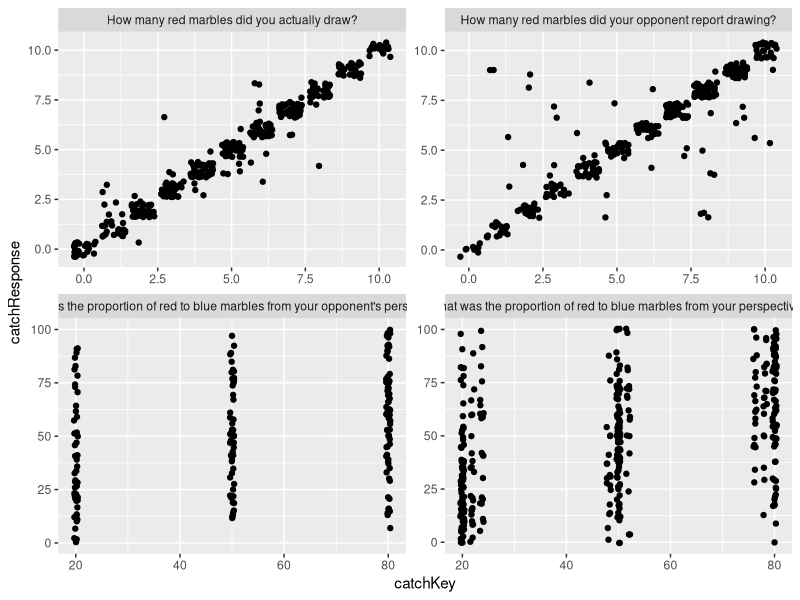
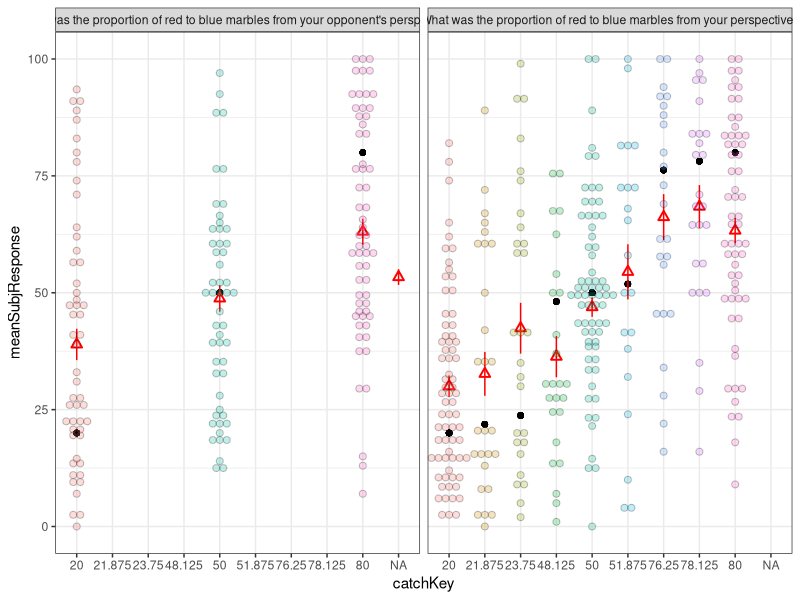
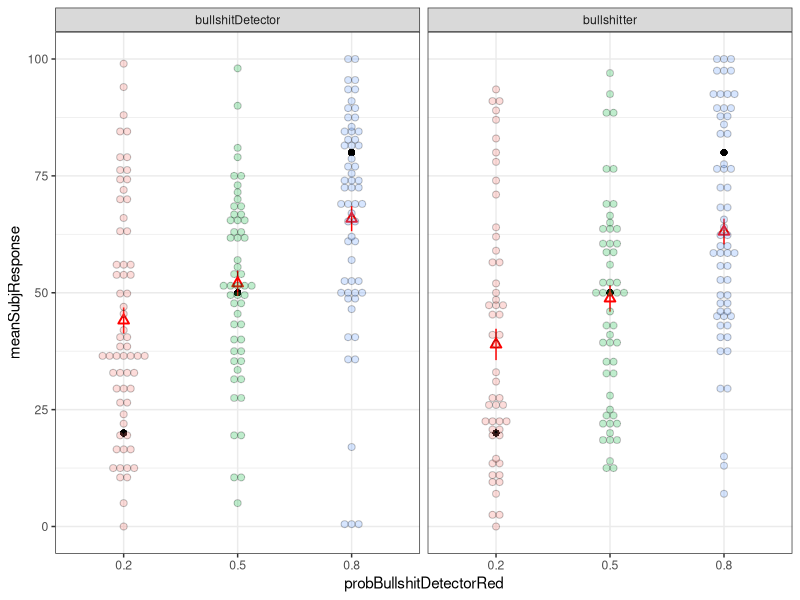
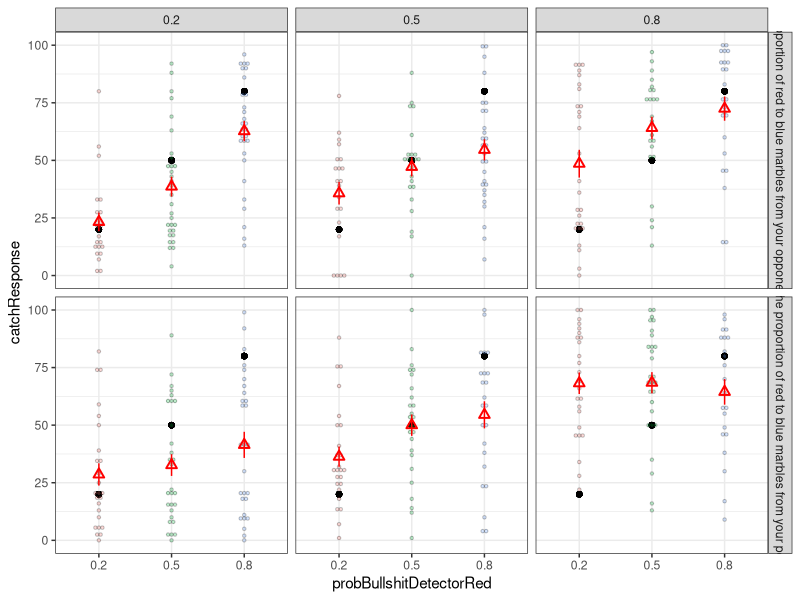
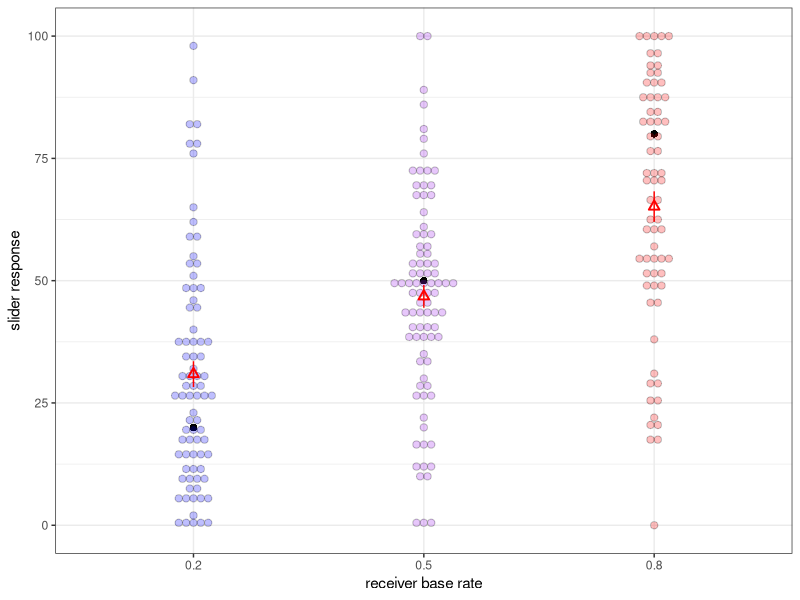
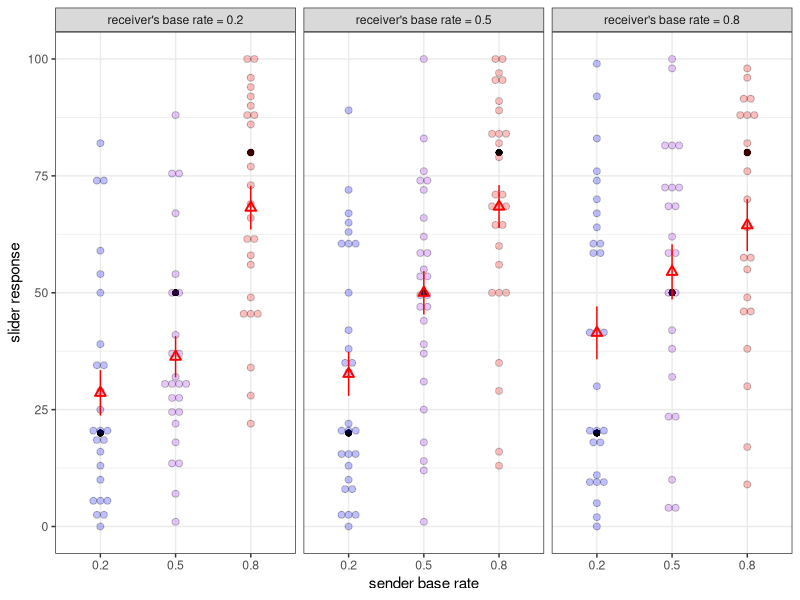
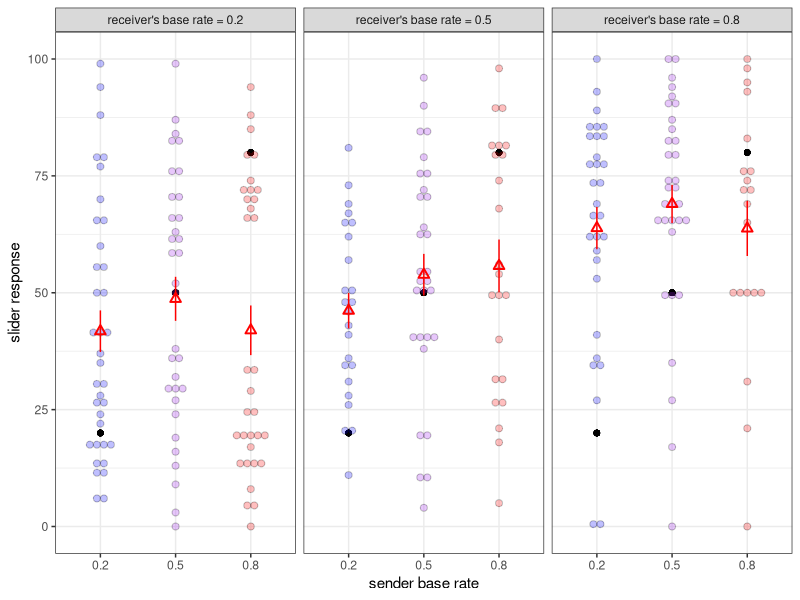
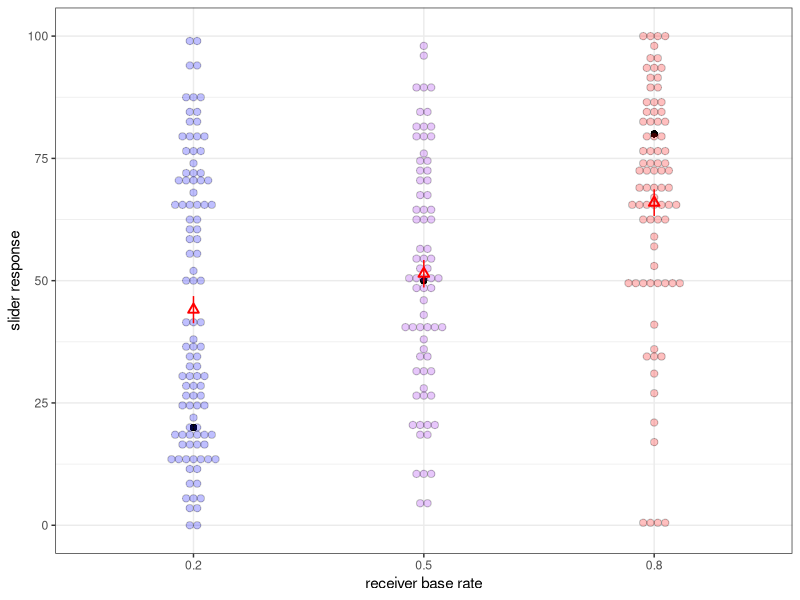

Generate these figures, in order, with R:
setwd("/Users/loey/Desktop/Research/FakeNews/ConcealedLies/Exp1/analysis/")
library(tidyverse)
library(stats4)

raw <- read_csv("raw.csv")
my_red = c("#ffd5d6","#fc7f81","#fd2428")

glimpse(raw)
raw <- raw %>%
  mutate(catchQuestion = ifelse(catchResponse == -1, "NA", catchQuestion),
         catchQuestionAbbr = case_when(
           catchQuestion == "What was the proportion of red to blue marbles from your opponent's perspective?" ~ "baseRateOpp",
           catchQuestion == "What was the proportion of red to blue marbles from your perspective?" ~ "baseRatePla",
           catchQuestion == "How many red marbles did your opponent report drawing?" ~ "reportOpp",
           catchQuestion == "How many red marbles did you actually draw?" ~ "samplePla"
         ))

bads <- raw %>% filter(catchQuestionAbbr %in% c("reportOpp", "samplePla")) %>% group_by(subjID) %>% 
  summarise(accuracy = mean(abs(catchResponse - catchKey)<=1)) %>% 
  mutate(badsubject = accuracy < .75)

badBR <- raw %>%
  filter(catchQuestionAbbr %in% c("baseRateOpp", "baseRatePla")) %>%
  group_by(subjID) %>%
  summarise(accuracy = mean(is.na(catchKey) | abs(catchResponse - catchKey) <= 50)) %>%
  mutate(badBRsubject = accuracy < .75)

bads %>%
  filter(badsubject) %>%
  nrow()
length(unique(raw$subjID))
raw <- raw %>%
  left_join(bads) %>%
  left_join(badBR, by="subjID")

raw %>%
  filter(badsubject) %>%
  .$subjID %>%
  unique()

raw %>%
  filter(badBRsubject) %>%
  .$subjID %>%
  unique()

df <- raw %>%
  filter(!badsubject, !badBRsubject, exptPart == "trial")


df %>%
  filter(catchQuestion != "NA") %>%
  ggplot(aes(x=catchKey, y=catchResponse)) +
  geom_jitter() +
  facet_wrap(~catchQuestion, scales="free")




brResponse.overall <- raw %>%
  filter(!badsubject, catchQuestionAbbr %in% c("baseRateOpp", "baseRatePla")) %>%
  mutate(catchKey = as.factor(catchKey)) %>%
  group_by(catchQuestion, catchKey) %>%
  summarise(meanResponse = mean(catchResponse),
            varResponse = sd(catchResponse)/sqrt(n()),
            lower = meanResponse - varResponse,
            upper = meanResponse + varResponse)
raw %>%
  filter(!badsubject, catchQuestionAbbr %in% c("baseRateOpp", "baseRatePla")) %>%
  mutate(catchKey = as.factor(catchKey)) %>%
  group_by(subjID, catchQuestion, catchKey) %>%
  summarise(meanSubjResponse = mean(catchResponse)) %>%
  ggplot(aes(x=catchKey, y=meanSubjResponse, fill=catchKey)) +
  geom_point(aes(x=catchKey, y=as.numeric(as.character(catchKey))), colour="black") +
  geom_pointrange(data=brResponse.overall, aes(x=catchKey, y=meanResponse, ymin=lower, ymax=upper), colour="red", colour="black", pch=2) +
  geom_dotplot(binaxis = "y", binwidth=1.5, stackdir = "center", alpha=0.25) +
  guides(fill=FALSE) +
  facet_wrap(~catchQuestion) +
  theme_bw()


brResponse.opp <- raw %>%
  filter(!badsubject, catchQuestionAbbr == "baseRateOpp") %>%
  mutate(probBullshitDetectorRed = as.factor(probBullshitDetectorRed)) %>%
  group_by(roleCurrent, probBullshitDetectorRed) %>%
  summarise(meanResponse = mean(catchResponse),
            varResponse = sd(catchResponse)/sqrt(n()),
            lower = meanResponse - varResponse,
            upper = meanResponse + varResponse)

raw %>%
  filter(!badsubject, catchQuestionAbbr == "baseRateOpp") %>%
  mutate(probBullshitDetectorRed = as.factor(probBullshitDetectorRed)) %>%
  group_by(subjID, roleCurrent, probBullshitDetectorRed) %>%
  summarise(meanSubjResponse = mean(catchResponse)) %>%
  ggplot(aes(x=probBullshitDetectorRed, y=meanSubjResponse, fill=probBullshitDetectorRed)) +
  geom_point(aes(x=probBullshitDetectorRed, y=100*as.numeric(as.character(probBullshitDetectorRed))), colour="black") +
  geom_pointrange(data=brResponse.opp, aes(x=probBullshitDetectorRed, y=meanResponse, ymin=lower, ymax=upper), colour="red", pch=2) +
  geom_dotplot(binaxis = "y", binwidth=1.5, stackdir = "center", alpha=0.25) +
  guides(fill=FALSE) +
  facet_wrap(~roleCurrent) +
  theme_bw()



brResponse.summ <- raw %>%
  filter(!badsubject, !badBRsubject, catchQuestionAbbr == "baseRateOpp") %>%
  mutate(probBullshitDetectorRed = as.factor(probBullshitDetectorRed)) %>%
  group_by(roleCurrent, probBullshitDetectorRed) %>%
  summarise(meanResponse = mean(catchResponse),
            varResponse = sd(catchResponse)/sqrt(n()),
            lower = meanResponse - varResponse,
            upper = meanResponse + varResponse)

raw %>%
  filter(!badsubject, !badBRsubject, roleCurrent == "bullshitter", catchQuestionAbbr %in% c("baseRateOpp", "baseRatePla")) %>%
  mutate(probBullshitDetectorRed = as.factor(probBullshitDetectorRed),
         probBullshitterRed = as.factor(probBullshitterRed)) %>%
  ggplot(aes(x=probBullshitDetectorRed, y=catchResponse, fill=probBullshitDetectorRed)) +
  geom_point(aes(x=probBullshitDetectorRed, y=100*as.numeric(as.character(probBullshitDetectorRed))), colour="black") +
  geom_dotplot(binaxis = "y", binwidth=1.5, stackdir = "center", alpha=0.25) +
  stat_summary(colour="red", pch=2) +
  facet_grid(catchQuestion ~ probBullshitterRed) +
  guides(fill=FALSE) +
  theme_bw()

colorScheme = c(
  "0.2" = "blue",
  "0.5" = "purple",
  "0.8" = "red"
)

raw %>%
  filter(!badsubject, !badBRsubject,catchQuestionAbbr == "baseRatePla", roleCurrent == "bullshitDetector") %>%
  mutate(probBullshitDetectorRed = as.factor(probBullshitDetectorRed),
         probBullshitterRed = as.factor(probBullshitterRed),
         roleCurrent = ifelse(roleCurrent == "bullshitter", "sender", "receiver")) %>%
  ggplot(aes(x=probBullshitDetectorRed, y=catchResponse, fill=probBullshitDetectorRed)) +
  geom_point(aes(x=probBullshitDetectorRed, y=100*as.numeric(as.character(probBullshitDetectorRed))), colour="black") +
  geom_dotplot(binaxis = "y", binwidth=1.5, stackdir = "center", alpha=0.25) +
  stat_summary(colour="red", pch=2) +
  scale_x_discrete("receiver base rate") +
  scale_y_continuous("slider response") +
  scale_fill_manual(values=colorScheme) +
  guides(fill=FALSE) +
  theme_bw()
ggsave("img/receiver_playerProb.png", width=5, height=7)

raw %>%
  filter(!badsubject, !badBRsubject,catchQuestionAbbr == "baseRatePla", roleCurrent == "bullshitter") %>%
  mutate(probBullshitDetectorRed = as.factor(paste("receiver's base rate =", probBullshitDetectorRed)),
         probBullshitterRed = as.factor(probBullshitterRed),
         roleCurrent = ifelse(roleCurrent == "bullshitter", "sender", "receiver")) %>%
  ggplot(aes(x=probBullshitterRed, y=catchResponse, fill=probBullshitterRed)) +
  geom_point(aes(x=probBullshitterRed, y=100*as.numeric(as.character(probBullshitterRed))), colour="black") +
  geom_dotplot(binaxis = "y", binwidth=1.5, stackdir = "center", alpha=0.25) +
  stat_summary(colour="red", pch=2) +
  scale_x_discrete("sender base rate") +
  scale_y_continuous("slider response") +
  scale_fill_manual(values=colorScheme) +
  facet_grid(~probBullshitDetectorRed) +
  guides(fill=FALSE) +
  theme_bw()
ggsave("img/sender_playerProb.png", width=10, height=7)

raw %>%
  filter(!badsubject, catchQuestionAbbr == "baseRateOpp", roleCurrent == "bullshitDetector") %>%
  mutate(probBullshitDetectorRed = as.factor(paste("receiver's base rate =", probBullshitDetectorRed)),
         probBullshitterRed = as.factor(probBullshitterRed),
         roleCurrent = ifelse(roleCurrent == "bullshitter", "sender", "receiver")) %>%
  ggplot(aes(x=probBullshitterRed, y=catchResponse, fill=probBullshitterRed)) +
  geom_point(aes(x=probBullshitterRed, y=100*as.numeric(as.character(probBullshitterRed))), colour="black") +
  geom_dotplot(binaxis = "y", binwidth=1.5, stackdir = "center", alpha=0.25) +
  stat_summary(colour="red", pch=2) +
  scale_x_discrete("sender base rate") +
  scale_y_continuous("slider response") +
  scale_fill_manual(values=colorScheme) +
  facet_wrap(~probBullshitDetectorRed) +
  guides(fill=FALSE) +
  theme_bw()
ggsave("img/receiver_opponentProb_facet.png", width=10, height=7)

raw %>%
  filter(!badsubject, !badBRsubject,catchQuestionAbbr == "baseRateOpp", roleCurrent == "bullshitDetector") %>%
  mutate(probBullshitDetectorRed = as.factor(probBullshitDetectorRed),
         probBullshitterRed = as.factor(probBullshitterRed),
         roleCurrent = ifelse(roleCurrent == "bullshitter", "sender", "receiver")) %>%
  ggplot(aes(x=probBullshitDetectorRed, y=catchResponse, fill=probBullshitDetectorRed)) +
  geom_point(aes(x=probBullshitDetectorRed, y=100*as.numeric(as.character(probBullshitDetectorRed))), colour="black") +
  geom_dotplot(binaxis = "y", binwidth=1.5, stackdir = "center", alpha=0.25) +
  stat_summary(colour="red", pch=2) +
  scale_x_discrete("receiver base rate") +
  scale_y_continuous("slider response") +
  scale_fill_manual(values=colorScheme) +
  guides(fill=FALSE) +
  theme_bw()
ggsave("img/receiver_opponentProb.png", width=5, height=7)

raw %>%
  filter(!badsubject, !badBRsubject,catchQuestionAbbr == "baseRateOpp", roleCurrent == "bullshitter") %>%
  mutate(probBullshitDetectorRed = as.factor(probBullshitDetectorRed),
         probBullshitterRed = as.factor(paste("sender's base rate =", probBullshitterRed)),
         roleCurrent = ifelse(roleCurrent == "bullshitter", "sender", "receiver")) %>%
  ggplot(aes(x=probBullshitDetectorRed, y=catchResponse, fill=probBullshitDetectorRed)) +
  geom_point(aes(x=probBullshitDetectorRed, y=100*as.numeric(as.character(probBullshitDetectorRed))), colour="black") +
  geom_dotplot(binaxis = "y", binwidth=1.5, stackdir = "center", alpha=0.25) +
  stat_summary(colour="red", pch=2) +
  scale_x_discrete("receiver base rate") +
  scale_y_continuous("slider response") +
  scale_fill_manual(values=colorScheme) +
  facet_wrap(~probBullshitterRed) +
  guides(fill=FALSE) +
  theme_bw()
ggsave("img/sende_opponentProb.png", width=10, height=7)

## View Critical Data ##
df %>%
  filter(roleCurrent == "bullshitter") %>%
  mutate(probBullshitDetectorRed = as.factor(paste("bullshit detector = ", probBullshitDetectorRed)),
         probBullshitterRed = as.factor(paste("bullshitter = ", probBullshitterRed))) %>%
  ggplot(aes(x=drawnRed, y=reportedDrawn)) +
  geom_jitter() +
  stat_summary(colour="red", size=0.5) +
  facet_grid(probBullshitDetectorRed ~ probBullshitterRed) +
  theme_bw()



#################
#### lie MLE ####
#################

humanLie <- df %>%
  filter(roleCurrent == "bullshitter")

logitToProb <- function(logit){
  exp(logit) / (1+exp(logit))
}

probToLogit <- function(prob){
  log(prob / (1 - prob))
}

lieLogisticModel <- function(k, beta, mu){
  logodds = beta * (k-mu)
  logitToProb(pmin(10, pmax(-10, logodds)))
}

p.lie.k <- function(k, beta, mu){
  lieLogisticModel(k, beta, mu)
}


p.kstar.k <- function(k, kstar, alph){
  alph = logitToProb(alph)
  dbinom(kstar, 10, alph) / (1-dbinom(k, 10, alph))  
}

lieLogisticBinom <- function(k, kstar, beta, mu, alph){
  p.lie = p.lie.k(k, beta, mu)
  ifelse(k == kstar, 1 - p.lie, p.lie * p.kstar.k(k, kstar, alph))
}

binom.p <- function(kstar, alph){
  alph = logitToProb(alph)
  dbinom(kstar, 10, alph)
}


## adjust to lie detector? ##
nLL <- function(beta, mu0.2_6, alph0.2_6,
                  mu0.5_6, alph0.5_6,
                  mu0.8_6, alph0.8_6){
  k = humanLie$drawnRed
  kstar = humanLie$reportedDrawn
  prob = humanLie$probBullshitDetectorRed
  mu = case_when(
    prob == 0.2 ~ mu0.2_6,
    prob == 0.5 ~ mu0.5_6,
    prob == 0.8 ~ mu0.8_6
  )
  alph = case_when(
    prob == 0.2 ~ alph0.2_6,
    prob == 0.5 ~ alph0.5_6,
    prob == 0.8 ~ alph0.8_6
  )
  
  betas = beta
  pred = lieLogisticBinom(k, kstar, betas, mu, alph)
  # likelihood of observed kstar for that k, given parameters
  neg.log.lik = -1*sum(log(pred))
  mus = c(mu0.2_6, mu0.5_6, mu0.8_6)
  alphas = c(alph0.2_6, alph0.5_6, alph0.8_6)
  neg.log.prior = 0
  neg.log.lik+neg.log.prior
}


# as bernoulli instead of if statement
set.seed(100)
fit <- summary(mle(nLL,
                     start=list(beta=rnorm(1, 0, 0.5),
                                mu0.2_6=rnorm(1, 5, 3),
                                alph0.2_6=rnorm(1, 0, 0.5),
                                mu0.5_6=rnorm(1, 5, 3),
                                alph0.5_6=rnorm(1, 0, 0.5),
                                mu0.8_6=rnorm(1, 5, 3),
                                alph0.8_6=rnorm(1, 0, 0.5)),
                     method = "BFGS"))
fit

lieMLE.pred <- data.frame(k=rep(rep(0:10,each=11),3), 
                          kstar=rep(0:10, 11*3),
                          p=as.factor(c(rep(0.2,11*11), rep(0.5,11*11), rep(0.8,11*11))),
                          expt=as.factor(rep("expt6",11*11*3)),
                          betas=c(rep(fit@coef["beta","Estimate"],11*11*3)),
                          mu=c(rep(fit@coef["mu0.2_6","Estimate"],11*11),
                               rep(fit@coef["mu0.5_6","Estimate"],11*11),
                               rep(fit@coef["mu0.8_6","Estimate"],11*11)),
                          mu.se=c(rep(fit@coef["mu0.2_6","Std. Error"],11*11),
                                  rep(fit@coef["mu0.5_6","Std. Error"],11*11),
                                  rep(fit@coef["mu0.8_6","Std. Error"],11*11)),
                          alph=c(rep(fit@coef["alph0.2_6","Estimate"],11*11),
                                 rep(fit@coef["alph0.5_6","Estimate"],11*11),
                                 rep(fit@coef["alph0.8_6","Estimate"],11*11)),
                          alph.se=c(rep(fit@coef["alph0.2_6","Std. Error"],11*11),
                                    rep(fit@coef["alph0.5_6","Std. Error"],11*11),
                                    rep(fit@coef["alph0.8_6","Std. Error"],11*11))) %>%
  mutate(p.lie.k = p.lie.k(k, betas, mu),
         p.kstar.k=lieLogisticBinom(k, kstar, betas, mu, alph),
         binom.kstar = binom.p(kstar, alph),
         logp.kstar.k = log(p.kstar.k))

lieMLE.pred %>%
  select(p, expt, alph, alph.se) %>%
  unique() %>%
  mutate(p_expt = paste0(p, "_", expt),
         meanAlph = 10*logitToProb(alph)) %>%
  ggplot(aes(x=p, y=meanAlph)) +
  geom_bar(stat="identity", position="dodge") +
  geom_errorbar(aes(x=p, min=10*logitToProb(alph-alph.se), max=10*logitToProb(alph+alph.se)), width=.3, position=position_dodge(.9)) +
  scale_y_continuous("Mean Lie", limits=c(0,10))




## only using liar's probability? ##

nLL.2 <- function(beta, mu0.2_6, alph0.2_6,
                mu0.5_6, alph0.5_6,
                mu0.8_6, alph0.8_6){
  k = humanLie$drawnRed
  kstar = humanLie$reportedDrawn
  prob = humanLie$probBullshitterRed
  mu = case_when(
    prob == 0.2 ~ mu0.2_6,
    prob == 0.5 ~ mu0.5_6,
    prob == 0.8 ~ mu0.8_6
  )
  alph = case_when(
    prob == 0.2 ~ alph0.2_6,
    prob == 0.5 ~ alph0.5_6,
    prob == 0.8 ~ alph0.8_6
  )
  
  betas = beta
  pred = lieLogisticBinom(k, kstar, betas, mu, alph)
  # likelihood of observed kstar for that k, given parameters
  neg.log.lik = -1*sum(log(pred))
  mus = c(mu0.2_6, mu0.5_6, mu0.8_6)
  alphas = c(alph0.2_6, alph0.5_6, alph0.8_6)
  neg.log.prior = 0
  neg.log.lik+neg.log.prior
}

# as bernoulli instead of if statement
fit.2 <- summary(mle(nLL.2,
                   start=list(beta=rnorm(1, 0, 0.5),
                              mu0.2_6=rnorm(1, 5, 3),
                              alph0.2_6=rnorm(1, 0, 0.5),
                              mu0.5_6=rnorm(1, 5, 3),
                              alph0.5_6=rnorm(1, 0, 0.5),
                              mu0.8_6=rnorm(1, 5, 3),
                              alph0.8_6=rnorm(1, 0, 0.5)),
                   method = "BFGS"))
fit.2
fit

lieMLE.pred.2 <- data.frame(k=rep(rep(0:10,each=11),3), 
                          kstar=rep(0:10, 11*3),
                          p=as.factor(c(rep(0.2,11*11), rep(0.5,11*11), rep(0.8,11*11))),
                          expt=as.factor(rep("expt6",11*11*3)),
                          betas=c(rep(fit.2@coef["beta","Estimate"],11*11*3)),
                          mu=c(rep(fit.2@coef["mu0.2_6","Estimate"],11*11),
                               rep(fit.2@coef["mu0.5_6","Estimate"],11*11),
                               rep(fit.2@coef["mu0.8_6","Estimate"],11*11)),
                          mu.se=c(rep(fit.2@coef["mu0.2_6","Std. Error"],11*11),
                                  rep(fit.2@coef["mu0.5_6","Std. Error"],11*11),
                                  rep(fit.2@coef["mu0.8_6","Std. Error"],11*11)),
                          alph=c(rep(fit.2@coef["alph0.2_6","Estimate"],11*11),
                                 rep(fit.2@coef["alph0.5_6","Estimate"],11*11),
                                 rep(fit.2@coef["alph0.8_6","Estimate"],11*11)),
                          alph.se=c(rep(fit.2@coef["alph0.2_6","Std. Error"],11*11),
                                    rep(fit.2@coef["alph0.5_6","Std. Error"],11*11),
                                    rep(fit.2@coef["alph0.8_6","Std. Error"],11*11))) %>%
  mutate(p.lie.k = p.lie.k(k, betas, mu),
         p.kstar.k=lieLogisticBinom(k, kstar, betas, mu, alph),
         binom.kstar = binom.p(kstar, alph),
         logp.kstar.k = log(p.kstar.k))

lieMLE.pred.2 %>%
  select(p, expt, alph, alph.se) %>%
  unique() %>%
  mutate(p_expt = paste0(p, "_", expt),
         meanAlph = 10*logitToProb(alph)) %>%
  ggplot(aes(x=p, y=meanAlph)) +
  geom_bar(stat="identity", position="dodge") +
  geom_errorbar(aes(x=p, min=10*logitToProb(alph-alph.se), max=10*logitToProb(alph+alph.se)), width=.3, position=position_dodge(.9)) +
  scale_y_continuous("Mean Lie", limits=c(0,10))




#### Combined ####

nLL.comb <- function(beta, mu0.2_0.2, alph0.2_0.2, mu0.2_0.5, alph0.2_0.5, mu0.2_0.8, alph0.2_0.8,
                mu0.5_0.2, alph0.5_0.2, mu0.5_0.5, alph0.5_0.5, mu0.5_0.8, alph0.5_0.8,
                mu0.8_0.2, alph0.8_0.2, mu0.8_0.5, alph0.8_0.5, mu0.8_0.8, alph0.8_0.8){
  k = humanLie$drawnRed
  kstar = humanLie$reportedDrawn
  expt = humanLie$expt
  probLiar = humanLie$probBullshitterRed
  probDetector = humanLie$probBullshitDetectorRed
  mu = case_when(
    probLiar == 0.2 & probDetector == 0.2 ~ mu0.2_0.2,
    probLiar == 0.2 & probDetector == 0.5 ~ mu0.2_0.5,
    probLiar == 0.2 & probDetector == 0.8 ~ mu0.2_0.8,
    probLiar == 0.5 & probDetector == 0.2 ~ mu0.5_0.2,
    probLiar == 0.5 & probDetector == 0.5 ~ mu0.5_0.5,
    probLiar == 0.5 & probDetector == 0.8 ~ mu0.5_0.8,
    probLiar == 0.8 & probDetector == 0.2 ~ mu0.8_0.2,
    probLiar == 0.8 & probDetector == 0.5 ~ mu0.8_0.5,
    probLiar == 0.8 & probDetector == 0.8 ~ mu0.8_0.8,
  )
  alph = case_when(
    probLiar == 0.2 & probDetector == 0.2 ~ alph0.2_0.2,
    probLiar == 0.2 & probDetector == 0.5 ~ alph0.2_0.5,
    probLiar == 0.2 & probDetector == 0.8 ~ alph0.2_0.8,
    probLiar == 0.5 & probDetector == 0.2 ~ alph0.5_0.2,
    probLiar == 0.5 & probDetector == 0.5 ~ alph0.5_0.5,
    probLiar == 0.5 & probDetector == 0.8 ~ alph0.5_0.8,
    probLiar == 0.8 & probDetector == 0.2 ~ alph0.8_0.2,
    probLiar == 0.8 & probDetector == 0.5 ~ alph0.8_0.5,
    probLiar == 0.8 & probDetector == 0.8 ~ alph0.8_0.8,
  )
  
  betas = beta
  pred = lieLogisticBinom(k, kstar, betas, mu, alph)
  # likelihood of observed kstar for that k, given parameters
  neg.log.lik = -1*sum(log(pred))
  mus = c(mu0.2_0.2,mu0.2_0.5,mu0.2_0.8,mu0.5_0.2,mu0.5_0.5,mu0.5_0.8,mu0.8_0.2,mu0.8_0.5,mu0.8_0.8)
  alphas = c(alph0.2_0.2,alph0.2_0.5,alph0.2_0.8,alph0.5_0.2,alph0.5_0.5,alph0.5_0.8,alph0.8_0.2,alph0.8_0.5,alph0.8_0.8)
  neg.log.prior = 0
  neg.log.lik+neg.log.prior
}

fit.comb <- summary(mle(nLL.comb,
                   start=list(beta=rnorm(1, 0, 0.5),
                              mu0.2_0.2=rnorm(1, 5, 3),
                              alph0.2_0.2=rnorm(1, 0, 0.5),
                              mu0.2_0.5=rnorm(1, 5, 3),
                              alph0.2_0.5=rnorm(1, 0, 0.5),
                              mu0.2_0.8=rnorm(1, 5, 3),
                              alph0.2_0.8=rnorm(1, 0, 0.5),
                              mu0.5_0.2=rnorm(1, 5, 3),
                              alph0.5_0.2=rnorm(1, 0, 0.5),
                              mu0.5_0.5=rnorm(1, 5, 3),
                              alph0.5_0.5=rnorm(1, 0, 0.5),
                              mu0.5_0.8=rnorm(1, 5, 3),
                              alph0.5_0.8=rnorm(1, 0, 0.5),
                              mu0.8_0.2=rnorm(1, 5, 3),
                              alph0.8_0.2=rnorm(1, 0, 0.5),
                              mu0.8_0.5=rnorm(1, 5, 3),
                              alph0.8_0.5=rnorm(1, 0, 0.5),
                              mu0.8_0.8=rnorm(1, 5, 3),
                              alph0.8_0.8=rnorm(1, 0, 0.5)),
                   method = "BFGS"))

lieMLE.pred.comb <- data.frame(k=rep(rep(0:10,each=11),3*3), 
                            kstar=rep(0:10, 11*3*3),
                            p.liar=as.factor(rep(c(rep(0.2,11*11), rep(0.5,11*11), rep(0.8,11*11)),3)),
                            p.detector=as.factor(rep(c(rep(0.2,11*11), rep(0.5,11*11), rep(0.8,11*11)), each=3)),
                            expt=as.factor(rep("expt6",11*11*3)),
                            betas=c(rep(fit.comb@coef["beta","Estimate"],11*11*3)),
                            mu=c(rep(fit.comb@coef["mu0.2_0.2","Estimate"],11*11),
                                 rep(fit.comb@coef["mu0.2_0.5","Estimate"],11*11),
                                 rep(fit.comb@coef["mu0.2_0.8","Estimate"],11*11),
                                 rep(fit.comb@coef["mu0.5_0.2","Estimate"],11*11),
                                 rep(fit.comb@coef["mu0.5_0.5","Estimate"],11*11),
                                 rep(fit.comb@coef["mu0.5_0.8","Estimate"],11*11),
                                 rep(fit.comb@coef["mu0.8_0.2","Estimate"],11*11),
                                 rep(fit.comb@coef["mu0.8_0.5","Estimate"],11*11),
                                 rep(fit.comb@coef["mu0.8_0.8","Estimate"],11*11)),
                            mu.se=c(rep(fit.comb@coef["mu0.2_0.2","Std. Error"],11*11),
                                    rep(fit.comb@coef["mu0.2_0.5","Std. Error"],11*11),
                                    rep(fit.comb@coef["mu0.2_0.8","Std. Error"],11*11),
                                    rep(fit.comb@coef["mu0.5_0.2","Std. Error"],11*11),
                                    rep(fit.comb@coef["mu0.5_0.5","Std. Error"],11*11),
                                    rep(fit.comb@coef["mu0.5_0.8","Std. Error"],11*11),
                                    rep(fit.comb@coef["mu0.8_0.2","Std. Error"],11*11),
                                    rep(fit.comb@coef["mu0.8_0.5","Std. Error"],11*11),
                                    rep(fit.comb@coef["mu0.8_0.8","Std. Error"],11*11)),
                            alph=c(rep(fit.comb@coef["alph0.2_0.2","Estimate"],11*11),
                                   rep(fit.comb@coef["alph0.2_0.5","Estimate"],11*11),
                                   rep(fit.comb@coef["alph0.2_0.8","Estimate"],11*11),
                                   rep(fit.comb@coef["alph0.5_0.2","Estimate"],11*11),
                                   rep(fit.comb@coef["alph0.5_0.5","Estimate"],11*11),
                                   rep(fit.comb@coef["alph0.5_0.8","Estimate"],11*11),
                                   rep(fit.comb@coef["alph0.8_0.2","Estimate"],11*11),
                                   rep(fit.comb@coef["alph0.8_0.5","Estimate"],11*11),
                                   rep(fit.comb@coef["alph0.8_0.8","Estimate"],11*11)),
                            alph.se=c(rep(fit.comb@coef["alph0.2_0.2","Std. Error"],11*11),
                                      rep(fit.comb@coef["alph0.2_0.5","Std. Error"],11*11),
                                      rep(fit.comb@coef["alph0.2_0.8","Std. Error"],11*11),
                                      rep(fit.comb@coef["alph0.5_0.2","Std. Error"],11*11),
                                      rep(fit.comb@coef["alph0.5_0.5","Std. Error"],11*11),
                                      rep(fit.comb@coef["alph0.5_0.8","Std. Error"],11*11),
                                      rep(fit.comb@coef["alph0.8_0.2","Std. Error"],11*11),
                                      rep(fit.comb@coef["alph0.8_0.5","Std. Error"],11*11),
                                      rep(fit.comb@coef["alph0.8_0.8","Std. Error"],11*11))) %>%
  mutate(p.lie.k = p.lie.k(k, betas, mu),
         p.kstar.k=lieLogisticBinom(k, kstar, betas, mu, alph),
         binom.kstar = binom.p(kstar, alph),
         logp.kstar.k = log(p.kstar.k))

lieMLE.pred.comb %>%
  select(p.liar, p.detector, expt, alph, alph.se) %>%
  unique() %>%
  mutate(p.liar = paste0("sender's base rate = ", 100*as.numeric(as.character(p.liar)), "% red"),
         p.detector = paste0(100*as.numeric(as.character(p.detector)), "% red"),
         meanAlph = 10*logitToProb(alph)) %>%
  ggplot(aes(x=p.detector, y=meanAlph, fill=p.detector)) +
  geom_bar(stat="identity", position="dodge", colour="black", width=1) +
  geom_errorbar(aes(x=p.detector, min=10*logitToProb(alph-alph.se), max=10*logitToProb(alph+alph.se)), width=.3, position=position_dodge(.9)) +
  scale_x_discrete("receiver's base rate") +
  scale_y_continuous("Mean Lie", limits=c(0,10), breaks=seq(0,10,2), expand=c(0,0)) +
  scale_fill_manual(values = my_red, guide=FALSE) +
  facet_wrap(~p.liar) +
  theme_bw() +
  theme(strip.background = element_rect(fill="gray40"),
        strip.text = element_text(colour="white",face="bold"))
ggsave("img/meanLie.png", width=7, height=4)

humanLie %>%
  select(probBullshitterRed, probBullshitDetectorRed, probGlobal) %>%
  distinct() %>%
  arrange(probBullshitterRed, probBullshitDetectorRed)

lieParams <- lieMLE.pred.comb %>%
  select(p.liar, p.detector, expt, alph, alph.se) %>%
  unique() %>%
  mutate(num.p.liar = as.numeric(as.character(p.liar)),
         num.p.detector = as.numeric(as.character(p.detector)),
         meanAlph = 10*logitToProb(alph))
glimpse(lieParams)

m <- lm(meanAlph ~ num.p.liar + num.p.detector, data=lieParams)
summary(m)
